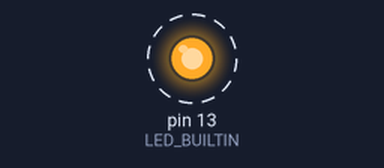
Recording of a sketch running on a simulated Arduino Uno, built with avr-gcc and run on an emulated ATmega328P. On the bench: output pins drawn as LEDs (lit = HIGH). Dashed ring = blinking. What the sketch prints to the serial monitor is not drawn.

Above: at 0.02 s.
Timing chart, 0 to 3.0 s (numbered marks = the images above):
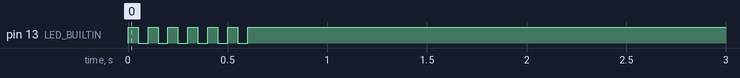

The sketch:

blink_d13.ino
```cpp
// expect: LED_BUILTIN=13 PB7=1
// expect: blinks=6
// pin: {"D13":{"mode":1,"d":1}}
// run-ms: 800
// Clignotement de la LED « L » du Mega : D13 est PB7 sur l'ATmega2560 (PB5 sur l'Uno).
int blinks = 0;
void setup() {
  Serial.begin(9600);
  pinMode(LED_BUILTIN, OUTPUT);
  digitalWrite(LED_BUILTIN, HIGH);
  Serial.print("LED_BUILTIN="); Serial.print(LED_BUILTIN); Serial.print(" PB7="); Serial.println((PORTB >> 7) & 1);
}
void loop() {
  if (blinks < 6) {
    delay(50); digitalWrite(13, LOW); delay(50); digitalWrite(13, HIGH);
    if (++blinks == 6) { Serial.print("blinks="); Serial.println(blinks); }
  }
}
```

Measured:
- by itself, pin 13 (LED_BUILTIN): alternates HIGH for 0.05 s and LOW for 0.05 s, 12 changes in all, then stays HIGH
